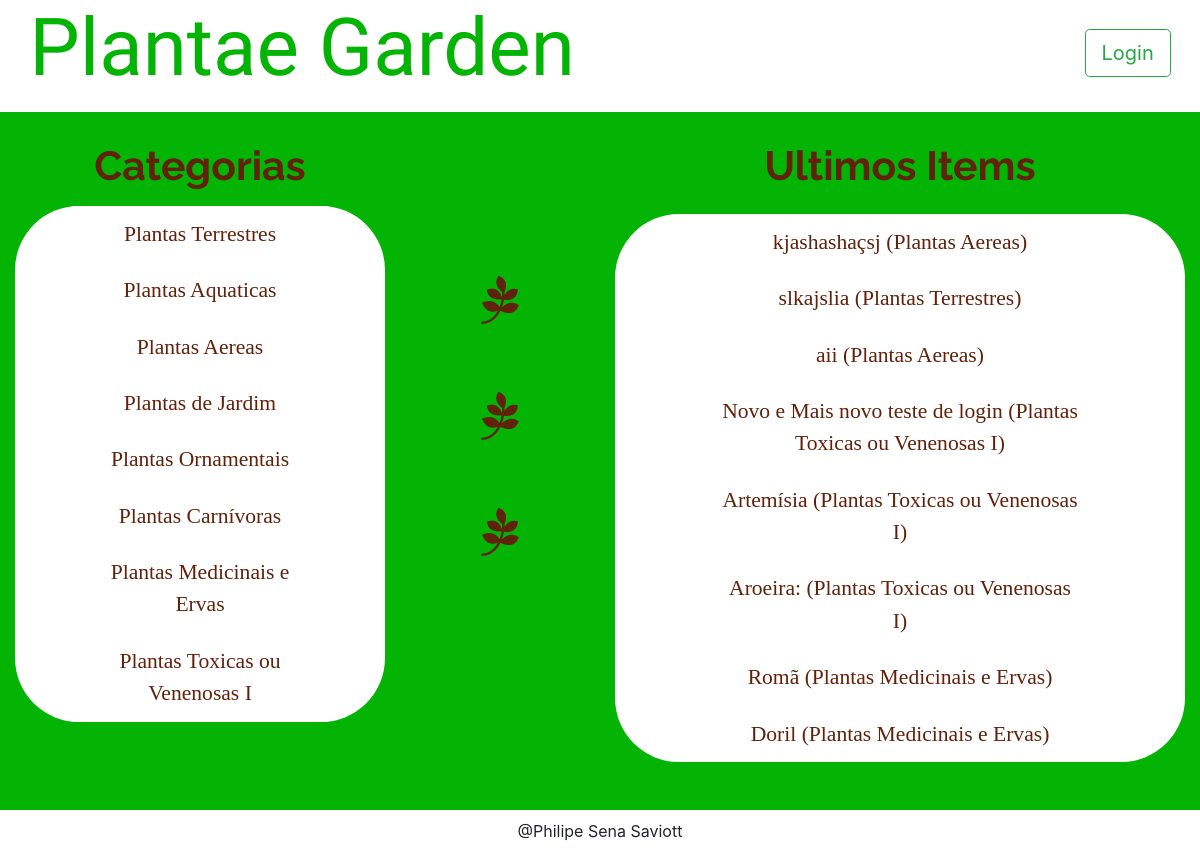
Page /category on the earlier database version.
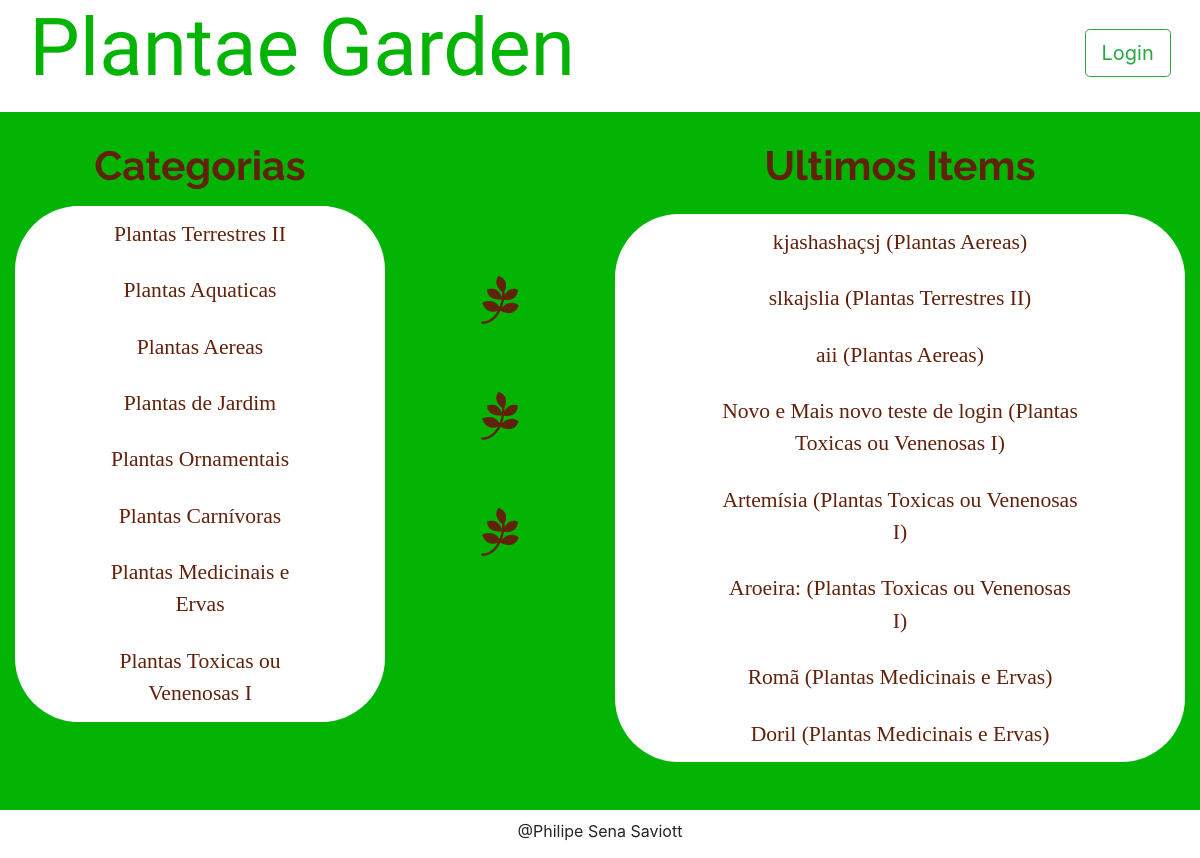
Same page on the later database version.
### models.py (models this page shows, shortened)
class Category(Base):
    __tablename__ = 'category'
    id = Column(Integer, primary_key=True)
    name = Column(String(50), nullable=False)
    user_id = Column(Integer, ForeignKey('user.id'))
    user = relationship(User)

class Item(Base):
    __tablename__ = 'item'
    id = Column(Integer, primary_key=True)
    name = Column(String(50), nullable=False)
    description = Column(String(1000), nullable=False)
    category_id = Column(Integer, ForeignKey('category.id'))
    category = relationship(Category)
    user_id = Column(Integer, ForeignKey('user.id'))
    user = relationship(User)

### application.py (the view, shortened to what this page needs)
@app.route('/')
@app.route('/category')
def catalogFunction():
    category = session.query(Category)
    items = session.query(Item).filter_by(
        category_id=Item.category_id).order_by(Item.id.desc()).limit(8).all()
    if 'username' not in login_session:
        if category.count() == 0:
            flash("You have no categories yet!")
            return render_template(
                'publicCatalog.html', plantas=category, itemName=items)
        else:
            return render_template(
                'publicCatalog.html', plantas=category, itemName=items)

### templates/publicCatalog.html (shortened to what this page needs)
{% extends "main.html" %}
{% block content %}
{% include "header.html" %}
    <section class="row main-body">
      <div id="item-description" class="col-md-4">
        <h2 class="cat-title">Categorias</h2>
        <div class="cat-all-list">
          {% for i in plantas %}
            <div class="list-group cat-list">
              <a href="{{ url_for('categoryFunction', category_id=i.id)}}" class="list-group-item">{{ i.name }}</a>
            </div>
          {% endfor %}
        </div>
      </div>
      <ul class="col-md-2 tree-list">
        <li><i class="fa fa-pagelines"></i></li>
        <li><i class="fa fa-pagelines"></i></li>
        <li><i class="fa fa-pagelines"></i></li>
      </ul>
      <div id="item-description" class="col-md-6">
        <h2 class="cat-title">Ultimos Items</h2>
        <div class="cat-all-list">
          {% for i in itemName %}
            <div class="list-group cat-list">
              <a href="{{ url_for('itemFunction', category_id=i.category.id, item_id=i.id)}}" class="list-group-item">{{ i.name }} ({{ i.category.name }})</a>
            </div>
          {% endfor %}
        </div>
      </div>
    </section>
{% endblock %}

### templates/main.html (shortened to what this page needs)
<!DOCTYPE html>
<html lang="pt-br">
  <head>
    <link href="//maxcdn.bootstrapcdn.com/font-awesome/4.7.0/css/font-awesome.min.css" rel="stylesheet">
    <link rel="stylesheet" href="https://stackpath.bootstrapcdn.com/bootstrap/4.3.1/css/bootstrap.min.css">
    <link href="https://fonts.googleapis.com/css?family=Raleway&display=swap" rel="stylesheet">     <link rel="stylesheet" href="{{ url_for('static', filename='styles.css') }}" />
  </head>
  <body>
    <div class="container-fluid wrapper">
      {% block content %}
      {% endblock %}
      {% include "footer.html" %}
    </div>
  </body>
</html>

### templates/header.html
<header id="top-header" class="row">
  <div class="col-md-6">
    <a href="{{url_for('catalogFunction')}}">
      <h1 class="appName">Plantae Garden</h1>
    </a>
  </div>
  <div class="col-md-6 text-right">
    {%if 'username' not in session %}
      <a href="{{url_for('showLogin')}}"><button type="button"  id="log-in-out-button" class="btn btn-outline-success btn-lg">Login</button></a>
    {% else %}
      <a href="{{url_for('disconnect')}}"><button type="button"  id="log-in-out-button" class="btn btn-outline-danger btn-lg">Logout</button></a>
    {% endif %}
  </div>
</header>

### templates/footer.html
<footer class="row main-footer">
  <div class="col-md-12 name-footer">
    @Philipe Sena Saviott
  </div>
</footer>

### static/styles.css (style rules this page uses)
a:hover, a:visited, a:link, a:active { text-decoration: none; }
#top-header { height: 7em; }
#log-in-out-button { float: right; margin: 5% 2.5% 0 0; }
.list-group-item { color: #61210B; border: 0px; font-family: 'Crimson Text', serif; font-size: 135%; text-align: center; }
#item-description { margin: 2.5% 0 4% 0; }
.appName { font-family: 'Amatic SC', cursive; font-size: 500%; color: #04B404; margin:0 0 0 2.5%; }
.main-body { background-color: #04B404; }
.main-footer { height: 3em; }
.name-footer { text-align: center; margin: 0.75% 0 0 0; }
.cat-list { border: 10px; border-radius: 20em; margin-left: 15%; width: 70% }
.cat-all-list { background-color: white; border-radius: 4em; }
.cat-title { text-align:center; margin-bottom: 4%; font-family: 'Raleway', sans-serif; font-size: 255%; color: #61210B; font-weight: bold; }
.tree-list { margin: 8% 0 0 0; list-style: none; color: #61210B; text-align: center; }
.tree-list .fa-pagelines { margin: 40% 0 0 0; font-size: 300%; }

Differences in the rows shown:
changed Category: name "Plantas Terrestres" → "Plantas Terrestres II"
changed through a linked row, Item "slkajslia": category.name "Plantas Terrestres" → "Plantas Terrestres II"
